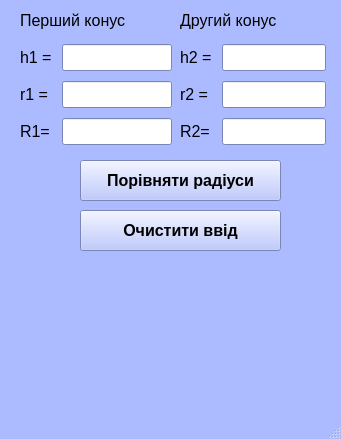
<?xml version="1.0" encoding="UTF-8"?>
<ui version="4.0">
 <class>MainWindow</class>
 <widget class="QMainWindow" name="MainWindow">
  <property name="geometry">
   <rect>
    <x>0</x>
    <y>0</y>
    <width>341</width>
    <height>439</height>
   </rect>
  </property>
  <property name="palette">
   <palette>
    <active>
     <colorrole role="WindowText">
      <brush brushstyle="SolidPattern">
       <color alpha="255">
        <red>0</red>
        <green>0</green>
        <blue>0</blue>
       </color>
      </brush>
     </colorrole>
     <colorrole role="Button">
      <brush brushstyle="SolidPattern">
       <color alpha="255">
        <red>172</red>
        <green>187</green>
        <blue>255</blue>
       </color>
      </brush>
     </colorrole>
     <colorrole role="Light">
      <brush brushstyle="SolidPattern">
       <color alpha="255">
        <red>255</red>
        <green>255</green>
        <blue>255</blue>
       </color>
      </brush>
     </colorrole>
     <colorrole role="Midlight">
      <brush brushstyle="SolidPattern">
       <color alpha="255">
        <red>213</red>
        <green>221</green>
        <blue>255</blue>
       </color>
      </brush>
     </colorrole>
     <colorrole role="Dark">
      <brush brushstyle="SolidPattern">
       <color alpha="255">
        <red>86</red>
        <green>93</green>
        <blue>127</blue>
       </color>
      </brush>
     </colorrole>
     <colorrole role="Mid">
      <brush brushstyle="SolidPattern">
       <color alpha="255">
        <red>115</red>
        <green>125</green>
        <blue>170</blue>
       </color>
      </brush>
     </colorrole>
     <colorrole role="Text">
      <brush brushstyle="SolidPattern">
       <color alpha="255">
        <red>0</red>
        <green>0</green>
        <blue>0</blue>
       </color>
      </brush>
     </colorrole>
     <colorrole role="BrightText">
      <brush brushstyle="SolidPattern">
       <color alpha="255">
        <red>255</red>
        <green>255</green>
        <blue>255</blue>
       </color>
      </brush>
     </colorrole>
     <colorrole role="ButtonText">
      <brush brushstyle="SolidPattern">
       <color alpha="255">
        <red>0</red>
        <green>0</green>
        <blue>0</blue>
       </color>
      </brush>
     </colorrole>
     <colorrole role="Base">
      <brush brushstyle="SolidPattern">
       <color alpha="255">
        <red>255</red>
        <green>255</green>
        <blue>255</blue>
       </color>
      </brush>
     </colorrole>
     <colorrole role="Window">
      <brush brushstyle="SolidPattern">
       <color alpha="255">
        <red>172</red>
        <green>187</green>
        <blue>255</blue>
       </color>
      </brush>
     </colorrole>
     <colorrole role="Shadow">
      <brush brushstyle="SolidPattern">
       <color alpha="255">
        <red>0</red>
        <green>0</green>
        <blue>0</blue>
       </color>
      </brush>
     </colorrole>
     <colorrole role="AlternateBase">
      <brush brushstyle="SolidPattern">
       <color alpha="255">
        <red>213</red>
        <green>221</green>
        <blue>255</blue>
       </color>
      </brush>
     </colorrole>
     <colorrole role="ToolTipBase">
      <brush brushstyle="SolidPattern">
       <color alpha="255">
        <red>255</red>
        <green>255</green>
        <blue>220</blue>
       </color>
      </brush>
     </colorrole>
     <colorrole role="ToolTipText">
      <brush brushstyle="SolidPattern">
       <color alpha="255">
        <red>0</red>
        <green>0</green>
        <blue>0</blue>
       </color>
      </brush>
     </colorrole>
     <colorrole role="PlaceholderText">
      <brush brushstyle="SolidPattern">
       <color alpha="127">
        <red>0</red>
        <green>0</green>
        <blue>0</blue>
       </color>
      </brush>
     </colorrole>
    </active>
    <inactive>
     <colorrole role="WindowText">
      <brush brushstyle="SolidPattern">
       <color alpha="255">
        <red>0</red>
        <green>0</green>
        <blue>0</blue>
       </color>
      </brush>
     </colorrole>
     <colorrole role="Button">
      <brush brushstyle="SolidPattern">
       <color alpha="255">
        <red>172</red>
        <green>187</green>
        <blue>255</blue>
       </color>
      </brush>
     </colorrole>
     <colorrole role="Light">
      <brush brushstyle="SolidPattern">
       <color alpha="255">
        <red>255</red>
        <green>255</green>
        <blue>255</blue>
       </color>
      </brush>
     </colorrole>
     <colorrole role="Midlight">
      <brush brushstyle="SolidPattern">
       <color alpha="255">
        <red>213</red>
        <green>221</green>
        <blue>255</blue>
       </color>
      </brush>
     </colorrole>
     <colorrole role="Dark">
      <brush brushstyle="SolidPattern">
       <color alpha="255">
        <red>86</red>
        <green>93</green>
        <blue>127</blue>
       </color>
      </brush>
     </colorrole>
     <colorrole role="Mid">
      <brush brushstyle="SolidPattern">
       <color alpha="255">
        <red>115</red>
        <green>125</green>
        <blue>170</blue>
       </color>
      </brush>
     </colorrole>
     <colorrole role="Text">
      <brush brushstyle="SolidPattern">
       <color alpha="255">
        <red>0</red>
        <green>0</green>
        <blue>0</blue>
       </color>
      </brush>
     </colorrole>
     <colorrole role="BrightText">
      <brush brushstyle="SolidPattern">
       <color alpha="255">
        <red>255</red>
        <green>255</green>
        <blue>255</blue>
       </color>
      </brush>
     </colorrole>
     <colorrole role="ButtonText">
      <brush brushstyle="SolidPattern">
       <color alpha="255">
        <red>0</red>
        <green>0</green>
        <blue>0</blue>
       </color>
      </brush>
     </colorrole>
     <colorrole role="Base">
      <brush brushstyle="SolidPattern">
       <color alpha="255">
        <red>255</red>
        <green>255</green>
        <blue>255</blue>
       </color>
      </brush>
     </colorrole>
     <colorrole role="Window">
      <brush brushstyle="SolidPattern">
       <color alpha="255">
        <red>172</red>
        <green>187</green>
        <blue>255</blue>
       </color>
      </brush>
     </colorrole>
     <colorrole role="Shadow">
      <brush brushstyle="SolidPattern">
       <color alpha="255">
        <red>0</red>
        <green>0</green>
        <blue>0</blue>
       </color>
      </brush>
     </colorrole>
     <colorrole role="AlternateBase">
      <brush brushstyle="SolidPattern">
       <color alpha="255">
        <red>213</red>
        <green>221</green>
        <blue>255</blue>
       </color>
      </brush>
     </colorrole>
     <colorrole role="ToolTipBase">
      <brush brushstyle="SolidPattern">
       <color alpha="255">
        <red>255</red>
        <green>255</green>
        <blue>220</blue>
       </color>
      </brush>
     </colorrole>
     <colorrole role="ToolTipText">
      <brush brushstyle="SolidPattern">
       <color alpha="255">
        <red>0</red>
        <green>0</green>
        <blue>0</blue>
       </color>
      </brush>
     </colorrole>
     <colorrole role="PlaceholderText">
      <brush brushstyle="SolidPattern">
       <color alpha="127">
        <red>0</red>
        <green>0</green>
        <blue>0</blue>
       </color>
      </brush>
     </colorrole>
    </inactive>
    <disabled>
     <colorrole role="WindowText">
      <brush brushstyle="SolidPattern">
       <color alpha="255">
        <red>86</red>
        <green>93</green>
        <blue>127</blue>
       </color>
      </brush>
     </colorrole>
     <colorrole role="Button">
      <brush brushstyle="SolidPattern">
       <color alpha="255">
        <red>172</red>
        <green>187</green>
        <blue>255</blue>
       </color>
      </brush>
     </colorrole>
     <colorrole role="Light">
      <brush brushstyle="SolidPattern">
       <color alpha="255">
        <red>255</red>
        <green>255</green>
        <blue>255</blue>
       </color>
      </brush>
     </colorrole>
     <colorrole role="Midlight">
      <brush brushstyle="SolidPattern">
       <color alpha="255">
        <red>213</red>
        <green>221</green>
        <blue>255</blue>
       </color>
      </brush>
     </colorrole>
     <colorrole role="Dark">
      <brush brushstyle="SolidPattern">
       <color alpha="255">
        <red>86</red>
        <green>93</green>
        <blue>127</blue>
       </color>
      </brush>
     </colorrole>
     <colorrole role="Mid">
      <brush brushstyle="SolidPattern">
       <color alpha="255">
        <red>115</red>
        <green>125</green>
        <blue>170</blue>
       </color>
      </brush>
     </colorrole>
     <colorrole role="Text">
      <brush brushstyle="SolidPattern">
       <color alpha="255">
        <red>86</red>
        <green>93</green>
        <blue>127</blue>
       </color>
      </brush>
     </colorrole>
     <colorrole role="BrightText">
      <brush brushstyle="SolidPattern">
       <color alpha="255">
        <red>255</red>
        <green>255</green>
        <blue>255</blue>
       </color>
      </brush>
     </colorrole>
     <colorrole role="ButtonText">
      <brush brushstyle="SolidPattern">
       <color alpha="255">
        <red>86</red>
        <green>93</green>
        <blue>127</blue>
       </color>
      </brush>
     </colorrole>
     <colorrole role="Base">
      <brush brushstyle="SolidPattern">
       <color alpha="255">
        <red>172</red>
        <green>187</green>
        <blue>255</blue>
       </color>
      </brush>
     </colorrole>
     <colorrole role="Window">
      <brush brushstyle="SolidPattern">
       <color alpha="255">
        <red>172</red>
        <green>187</green>
        <blue>255</blue>
       </color>
      </brush>
     </colorrole>
     <colorrole role="Shadow">
      <brush brushstyle="SolidPattern">
       <color alpha="255">
        <red>0</red>
        <green>0</green>
        <blue>0</blue>
       </color>
      </brush>
     </colorrole>
     <colorrole role="AlternateBase">
      <brush brushstyle="SolidPattern">
       <color alpha="255">
        <red>172</red>
        <green>187</green>
        <blue>255</blue>
       </color>
      </brush>
     </colorrole>
     <colorrole role="ToolTipBase">
      <brush brushstyle="SolidPattern">
       <color alpha="255">
        <red>255</red>
        <green>255</green>
        <blue>220</blue>
       </color>
      </brush>
     </colorrole>
     <colorrole role="ToolTipText">
      <brush brushstyle="SolidPattern">
       <color alpha="255">
        <red>0</red>
        <green>0</green>
        <blue>0</blue>
       </color>
      </brush>
     </colorrole>
     <colorrole role="PlaceholderText">
      <brush brushstyle="SolidPattern">
       <color alpha="127">
        <red>86</red>
        <green>93</green>
        <blue>127</blue>
       </color>
      </brush>
     </colorrole>
    </disabled>
   </palette>
  </property>
  <property name="windowTitle">
   <string>MainWindow</string>
  </property>
  <widget class="QWidget" name="centralwidget">
   <widget class="QWidget" name="gridLayoutWidget">
    <property name="geometry">
     <rect>
      <x>20</x>
      <y>40</y>
      <width>152</width>
      <height>112</height>
     </rect>
    </property>
    <property name="font">
     <font>
      <family>Arial</family>
      <pointsize>12</pointsize>
     </font>
    </property>
    <layout class="QGridLayout" name="gridLayout">
     <item row="0" column="1">
      <widget class="QLabel" name="label_2">
       <property name="font">
        <font>
         <family>Arial</family>
         <pointsize>12</pointsize>
        </font>
       </property>
       <property name="text">
        <string>h1 = </string>
       </property>
       <property name="textFormat">
        <enum>Qt::MarkdownText</enum>
       </property>
      </widget>
     </item>
     <item row="2" column="1">
      <widget class="QLabel" name="label_3">
       <property name="font">
        <font>
         <family>Arial</family>
         <pointsize>12</pointsize>
        </font>
       </property>
       <property name="text">
        <string>r1 = </string>
       </property>
      </widget>
     </item>
     <item row="0" column="2">
      <widget class="QLineEdit" name="lineEdit_1">
       <property name="font">
        <font>
         <family>Arial</family>
         <pointsize>12</pointsize>
        </font>
       </property>
      </widget>
     </item>
     <item row="2" column="2">
      <widget class="QLineEdit" name="lineEdit_2">
       <property name="font">
        <font>
         <family>Arial</family>
         <pointsize>12</pointsize>
        </font>
       </property>
      </widget>
     </item>
     <item row="3" column="1">
      <widget class="QLabel" name="label_4">
       <property name="font">
        <font>
         <family>Arial</family>
         <pointsize>12</pointsize>
        </font>
       </property>
       <property name="text">
        <string>R1=</string>
       </property>
      </widget>
     </item>
     <item row="3" column="2">
      <widget class="QLineEdit" name="lineEdit_3">
       <property name="font">
        <font>
         <family>Arial</family>
         <pointsize>12</pointsize>
        </font>
       </property>
      </widget>
     </item>
    </layout>
   </widget>
   <widget class="QLabel" name="label">
    <property name="geometry">
     <rect>
      <x>20</x>
      <y>0</y>
      <width>131</width>
      <height>41</height>
     </rect>
    </property>
    <property name="font">
     <font>
      <family>Arial</family>
      <pointsize>12</pointsize>
     </font>
    </property>
    <property name="text">
     <string>Перший конус</string>
    </property>
   </widget>
   <widget class="QPushButton" name="pushButton">
    <property name="geometry">
     <rect>
      <x>80</x>
      <y>160</y>
      <width>201</width>
      <height>41</height>
     </rect>
    </property>
    <property name="font">
     <font>
      <family>Arial</family>
      <pointsize>12</pointsize>
      <bold>true</bold>
     </font>
    </property>
    <property name="text">
     <string>Порівняти радіуси</string>
    </property>
   </widget>
   <widget class="QWidget" name="gridLayoutWidget_3">
    <property name="geometry">
     <rect>
      <x>180</x>
      <y>40</y>
      <width>146</width>
      <height>112</height>
     </rect>
    </property>
    <property name="font">
     <font>
      <family>Arial</family>
      <pointsize>12</pointsize>
     </font>
    </property>
    <layout class="QGridLayout" name="gridLayout_4">
     <item row="0" column="1">
      <widget class="QLabel" name="label_12">
       <property name="font">
        <font>
         <family>Arial</family>
         <pointsize>12</pointsize>
        </font>
       </property>
       <property name="text">
        <string>h2 = </string>
       </property>
       <property name="textFormat">
        <enum>Qt::MarkdownText</enum>
       </property>
      </widget>
     </item>
     <item row="2" column="1">
      <widget class="QLabel" name="label_13">
       <property name="font">
        <font>
         <family>Arial</family>
         <pointsize>12</pointsize>
        </font>
       </property>
       <property name="text">
        <string>r2 = </string>
       </property>
      </widget>
     </item>
     <item row="0" column="2">
      <widget class="QLineEdit" name="lineEdit_4">
       <property name="font">
        <font>
         <family>Arial</family>
         <pointsize>12</pointsize>
        </font>
       </property>
      </widget>
     </item>
     <item row="2" column="2">
      <widget class="QLineEdit" name="lineEdit_5">
       <property name="font">
        <font>
         <family>Arial</family>
         <pointsize>12</pointsize>
        </font>
       </property>
      </widget>
     </item>
     <item row="3" column="1">
      <widget class="QLabel" name="label_14">
       <property name="font">
        <font>
         <family>Arial</family>
         <pointsize>12</pointsize>
        </font>
       </property>
       <property name="text">
        <string>R2=</string>
       </property>
      </widget>
     </item>
     <item row="3" column="2">
      <widget class="QLineEdit" name="lineEdit_6">
       <property name="font">
        <font>
         <family>Arial</family>
         <pointsize>12</pointsize>
        </font>
       </property>
      </widget>
     </item>
    </layout>
   </widget>
   <widget class="QLabel" name="label_15">
    <property name="geometry">
     <rect>
      <x>180</x>
      <y>0</y>
      <width>121</width>
      <height>41</height>
     </rect>
    </property>
    <property name="font">
     <font>
      <family>Arial</family>
      <pointsize>12</pointsize>
     </font>
    </property>
    <property name="text">
     <string>Другий конус</string>
    </property>
   </widget>
   <widget class="QWidget" name="gridLayoutWidget_2">
    <property name="geometry">
     <rect>
      <x>70</x>
      <y>260</y>
      <width>209</width>
      <height>81</height>
     </rect>
    </property>
    <property name="font">
     <font>
      <family>Arial</family>
      <pointsize>12</pointsize>
     </font>
    </property>
    <layout class="QGridLayout" name="gridLayout_2">
     <item row="1" column="2">
      <widget class="QLabel" name="label_8">
       <property name="text">
        <string/>
       </property>
       <property name="alignment">
        <set>Qt::AlignCenter</set>
       </property>
      </widget>
     </item>
     <item row="1" column="0">
      <widget class="QLabel" name="label_6">
       <property name="font">
        <font>
         <family>Arial</family>
         <pointsize>12</pointsize>
        </font>
       </property>
       <property name="text">
        <string/>
       </property>
       <property name="alignment">
        <set>Qt::AlignCenter</set>
       </property>
      </widget>
     </item>
     <item row="1" column="1">
      <widget class="QLabel" name="label_7">
       <property name="font">
        <font>
         <family>Arial</family>
         <pointsize>12</pointsize>
        </font>
       </property>
       <property name="layoutDirection">
        <enum>Qt::RightToLeft</enum>
       </property>
       <property name="text">
        <string/>
       </property>
       <property name="alignment">
        <set>Qt::AlignCenter</set>
       </property>
      </widget>
     </item>
     <item row="1" column="3">
      <widget class="QLabel" name="label_16">
       <property name="font">
        <font>
         <family>Arial</family>
         <pointsize>12</pointsize>
        </font>
       </property>
       <property name="layoutDirection">
        <enum>Qt::RightToLeft</enum>
       </property>
       <property name="text">
        <string/>
       </property>
       <property name="alignment">
        <set>Qt::AlignCenter</set>
       </property>
      </widget>
     </item>
     <item row="0" column="0" colspan="4">
      <widget class="QLabel" name="label_5">
       <property name="font">
        <font>
         <family>Arial</family>
         <pointsize>12</pointsize>
        </font>
       </property>
       <property name="text">
        <string/>
       </property>
       <property name="alignment">
        <set>Qt::AlignCenter</set>
       </property>
      </widget>
     </item>
    </layout>
   </widget>
   <widget class="QPushButton" name="pushButton_2">
    <property name="geometry">
     <rect>
      <x>80</x>
      <y>210</y>
      <width>201</width>
      <height>41</height>
     </rect>
    </property>
    <property name="font">
     <font>
      <family>Arial</family>
      <pointsize>12</pointsize>
      <bold>true</bold>
     </font>
    </property>
    <property name="text">
     <string>Очистити ввід</string>
    </property>
   </widget>
   <widget class="QWidget" name="horizontalLayoutWidget">
    <property name="geometry">
     <rect>
      <x>120</x>
      <y>340</y>
      <width>111</width>
      <height>41</height>
     </rect>
    </property>
    <layout class="QHBoxLayout" name="horizontalLayout">
     <item>
      <widget class="QLabel" name="label_17">
       <property name="font">
        <font>
         <family>Arial</family>
         <pointsize>12</pointsize>
        </font>
       </property>
       <property name="text">
        <string/>
       </property>
       <property name="alignment">
        <set>Qt::AlignCenter</set>
       </property>
      </widget>
     </item>
     <item>
      <widget class="QLabel" name="label_19">
       <property name="font">
        <font>
         <pointsize>16</pointsize>
        </font>
       </property>
       <property name="text">
        <string/>
       </property>
       <property name="alignment">
        <set>Qt::AlignCenter</set>
       </property>
      </widget>
     </item>
     <item>
      <widget class="QLabel" name="label_18">
       <property name="font">
        <font>
         <family>Arial</family>
         <pointsize>12</pointsize>
        </font>
       </property>
       <property name="text">
        <string/>
       </property>
       <property name="alignment">
        <set>Qt::AlignCenter</set>
       </property>
      </widget>
     </item>
    </layout>
   </widget>
  </widget>
  <widget class="QMenuBar" name="menubar">
   <property name="enabled">
    <bool>true</bool>
   </property>
   <property name="geometry">
    <rect>
     <x>0</x>
     <y>0</y>
     <width>341</width>
     <height>26</height>
    </rect>
   </property>
  </widget>
  <widget class="QStatusBar" name="statusbar"/>
 </widget>
 <resources/>
 <connections/>
</ui>
